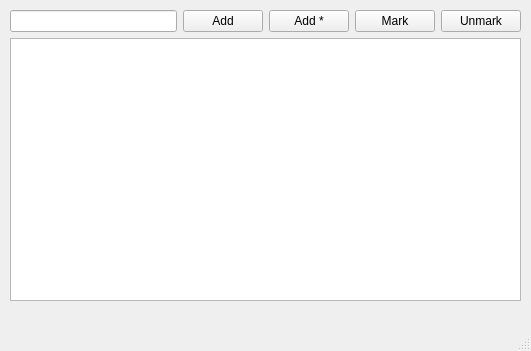
<?xml version="1.0" encoding="UTF-8"?>
<ui version="4.0">
 <class>MainWindow</class>
 <widget class="QMainWindow" name="MainWindow">
  <property name="geometry">
   <rect>
    <x>0</x>
    <y>0</y>
    <width>531</width>
    <height>351</height>
   </rect>
  </property>
  <property name="windowTitle">
   <string>MainWindow</string>
  </property>
  <widget class="QWidget" name="centralwidget">
   <widget class="QWidget" name="">
    <property name="geometry">
     <rect>
      <x>10</x>
      <y>10</y>
      <width>511</width>
      <height>291</height>
     </rect>
    </property>
    <layout class="QVBoxLayout" name="verticalLayout">
     <item>
      <layout class="QHBoxLayout" name="horizontalLayout">
       <item>
        <widget class="QLineEdit" name="lineEdit_item">
         <property name="text">
          <string/>
         </property>
        </widget>
       </item>
       <item>
        <widget class="QPushButton" name="pushButton_Add">
         <property name="text">
          <string>Add</string>
         </property>
        </widget>
       </item>
       <item>
        <widget class="QPushButton" name="pushButton_AddMore">
         <property name="text">
          <string>Add *</string>
         </property>
        </widget>
       </item>
       <item>
        <widget class="QPushButton" name="pushButton_Mark">
         <property name="text">
          <string>Mark</string>
         </property>
        </widget>
       </item>
       <item>
        <widget class="QPushButton" name="pushButton_Unmark">
         <property name="text">
          <string>Unmark</string>
         </property>
        </widget>
       </item>
      </layout>
     </item>
     <item>
      <widget class="QListWidget" name="listWidget"/>
     </item>
    </layout>
   </widget>
  </widget>
  <widget class="QMenuBar" name="menubar">
   <property name="geometry">
    <rect>
     <x>0</x>
     <y>0</y>
     <width>531</width>
     <height>20</height>
    </rect>
   </property>
  </widget>
  <widget class="QStatusBar" name="statusbar"/>
 </widget>
 <resources/>
 <connections/>
</ui>
